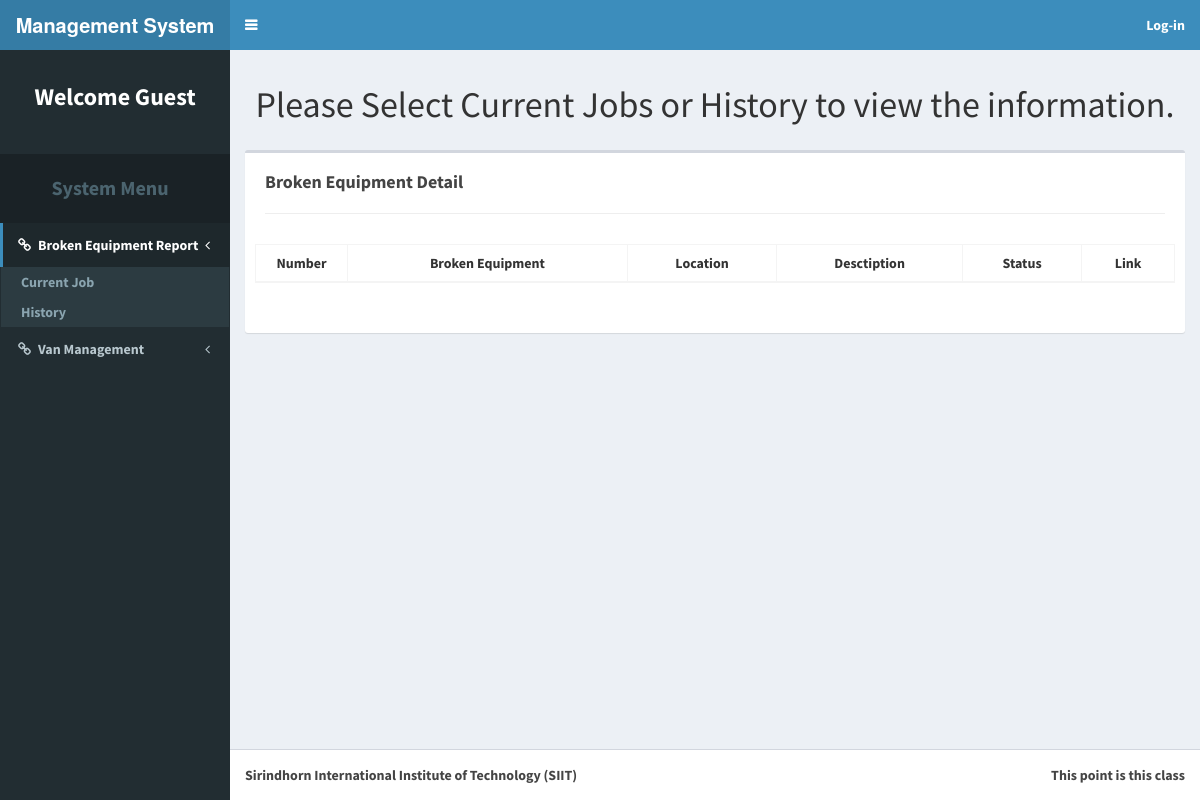
Before: /brokenEquip.php?mode=0 with the older database file.
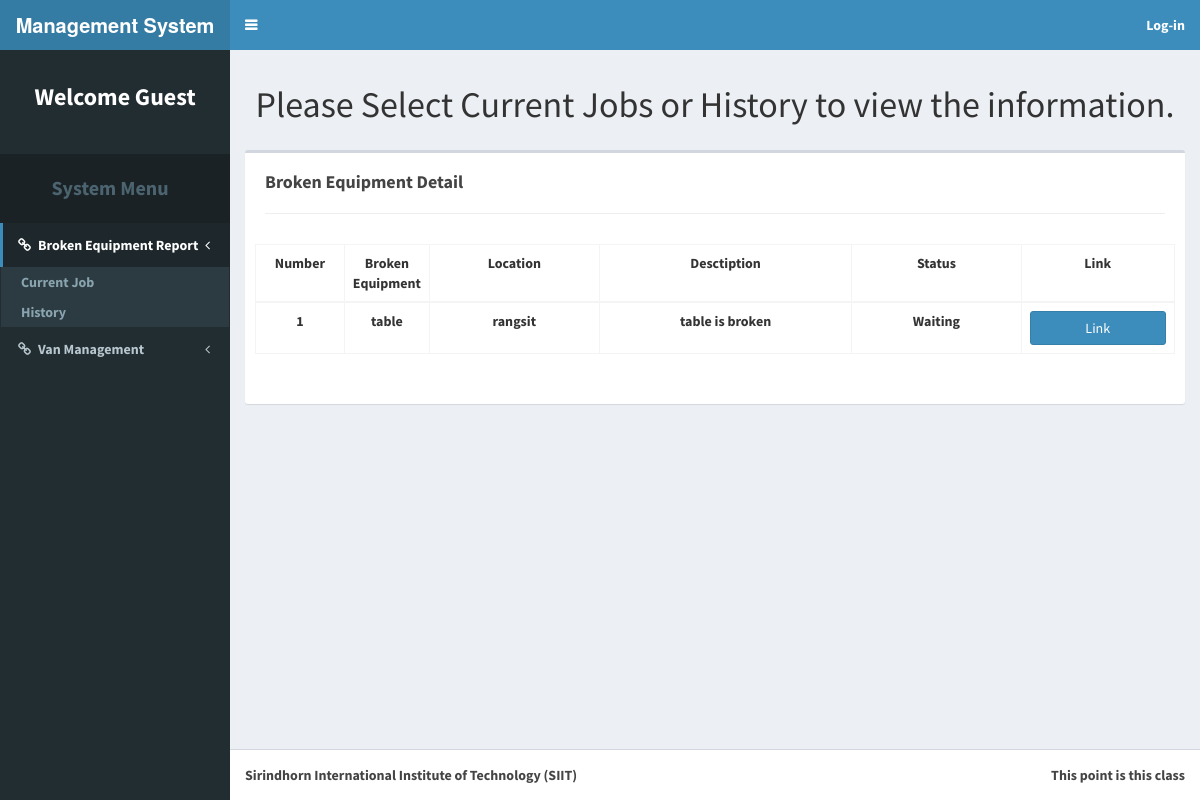
After: the same page with the newer database file.
### tables this page shows
CREATE TABLE `broken_equipment` (
  `equipment_ID` int(11) NOT NULL AUTO_INCREMENT,
  `equipment_name` varchar(255) DEFAULT NULL,
  `equipment_campus` varchar(255) DEFAULT NULL,
  `equipment_building` varchar(255) DEFAULT NULL,
  `equipment_room` varchar(255) DEFAULT NULL,
  `equipment_decription` varchar(255) DEFAULT NULL,
  `equipment_username` varchar(255) DEFAULT NULL,
  `equipment_email` varchar(255) DEFAULT NULL,
  `equipment_latitute` int(11) DEFAULT NULL,
  `equipment_longtitute` int(11) DEFAULT NULL,
  `equipment_photo` varchar(255) DEFAULT NULL,
  `equipment_assign` int(11) DEFAULT NULL,
  `equipment_status` varchar(255) NOT NULL DEFAULT 'Waiting',
  PRIMARY KEY (`equipment_ID`)
);

### brokenEquip.php (the view, shortened to what the changed rows need)
<!DOCTYPE html>
<?php
require_once('connect.php');
?>
<html>
<head>
  <link rel="stylesheet" href="bootstrap/css/bootstrap.css">
  <link rel="stylesheet" href="https://cdnjs.cloudflare.com/ajax/libs/font-awesome/4.5.0/css/font-awesome.min.css">
  <link rel="stylesheet" href="https://cdnjs.cloudflare.com/ajax/libs/ionicons/2.0.1/css/ionicons.min.css">
  <link rel="stylesheet" href="dist/css/AdminLTE.css">
  <link rel="stylesheet" href="dist/css/skins/skin-blue.css">
</head>
<body class="hold-transition skin-blue sidebar-mini">
<div class="wrapper">
  <div class="content-wrapper">
    <section class="content-header">
      <center>
        <h1>
          Please Select Current Jobs or History to view the information.
        </h1>
      </center>
    </section>
    <section class="content">
      <?php
      if(isset($_GET['mode'])){
        if($_GET['mode'] == 0){
      ?>
      <div class="box" style="padding-left:10px;padding-right:10px;padding-bottom:30px">
        <table id="example2" class="table table-bordered table-hover" style="width:100%;" align="center">
          <thead>
            <tr>
              <td style="text-align:center;width:10%">Number</td>
              <td style="text-align:center">Broken Equipment</td>
              <td style="text-align:center">Location</td>
              <td style="text-align:center">Desctiption</td>
              <td style="text-align:center">Status</td>
              <td style="text-align:center">Link</td>
            </tr>
          </thead>
          <?php
            $q = "SELECT * FROM broken_equipment WHERE equipment_status <> 'Finish';";
            $res = $db -> query($q);
            while($row = $res -> fetch_array()){
          ?>
          <tbody>
            <tr>
              <td style="text-align:center"><?php echo $row['equipment_ID']; ?></td>
              <td height="50px" width="200px" style="text-align:center;"><?php echo $row['equipment_name']; ?></td>
              <td width="20%" style="text-align:center"><?php echo $row['equipment_campus']; ?></td>
              <td width="30%" style="text-align:center"><?php echo $row['equipment_decription']; ?></td>
              <td width="20%" style="text-align:center"><?php echo $row['equipment_status']; ?></td>
              <td style="text-align:center;width:18%;">
                <form id="prof_form" action="brokenEquip_check.php" method="post">
                    <input type="submit" class="btn btn-block btn-primary" value="Link">
                </form>
              </td>
            </tr>
            <?php
            }
            ?>
          </tbody>
          </table>
        </div>
      <?php
        }
      }
      ?>
      </section>
  </div>
</div>
</body>
</html>

Changed rows visible on the page:
added broken_equipment: equipment_ID "1", equipment_name "table", equipment_campus "rangsit", equipment_decription "table is broken", equipment_status "Waiting"
